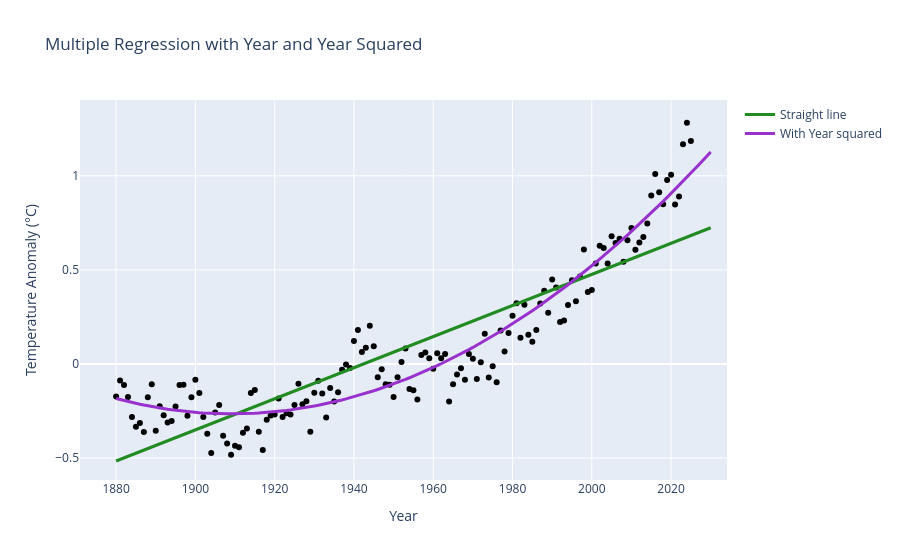

The cell this chart's notebook holds for it:
### Code cell
# Predictions on a grid (remember to center and square the new years in the same way!)
grid = pd.DataFrame({"Year": np.arange(1880, 2031)})
grid["Year_centered"] = grid["Year"] - temps["Year"].mean()
grid["Year_centered_sq"] = grid["Year_centered"] ** 2
grid["Prediction"] = multi.predict(grid[["Year_centered", "Year_centered_sq"]])

fig = px.scatter(temps, x = "Year", y = "Temp_Anomaly",
                 title = "Multiple Regression with Year and Year Squared",
                 labels = {"Temp_Anomaly": "Temperature Anomaly (°C)"},
                 color_discrete_sequence = ["black"],
                 height = 550)

fig.add_scatter(x = year_grid["Year"], y = year_grid["Prediction"], mode = "lines", name = "Straight line",
                line = dict(color = "forestgreen", width = 3))
fig.add_scatter(x = grid["Year"], y = grid["Prediction"], mode = "lines", name = "With Year squared",
                line = dict(color = "darkorchid", width = 3))

fig.update_layout(showlegend = True)

### Figure 1 — Plotly figure (JSON) as saved in the notebook; plotly's stock layout.template omitted (floating-point values rounded to 4 significant figures; data arrays with more than 128 entries replaced by an {"elided": "..."} marker saying what was removed)
{"data": [{"hovertemplate": "Year=%{x}<br>Temperature Anomaly (°C)=%{y}<extra></extra>", "legendgroup": "", "marker": {"color": "black", "symbol": "circle"}, "mode": "markers", "name": "", "orientation": "v", "showlegend": false, "type": "scatter", "x": {"elided": "146 int values"}, "xaxis": "x", "y": {"elided": "146 float values"}, "yaxis": "y"}, {"line": {"color": "forestgreen", "width": 3}, "mode": "lines", "name": "Straight line", "type": "scatter", "x": {"elided": "151 int values"}, "y": {"elided": "151 float values"}}, {"line": {"color": "darkorchid", "width": 3}, "mode": "lines", "name": "With Year squared", "type": "scatter", "x": {"elided": "151 int values"}, "y": {"elided": "151 float values"}}], "layout": {"autosize": true, "legend": {"tracegroupgap": 0}, "showlegend": true, "title": {"text": "Multiple Regression with Year and Year Squared"}, "xaxis": {"anchor": "y", "autorange": true, "domain": [0, 1], "range": [1871.0, 2034.0], "title": {"text": "Year"}, "type": "linear"}, "yaxis": {"anchor": "x", "autorange": true, "domain": [0, 1], "range": [-0.6167, 1.403], "title": {"text": "Temperature Anomaly (°C)"}, "type": "linear"}}}
